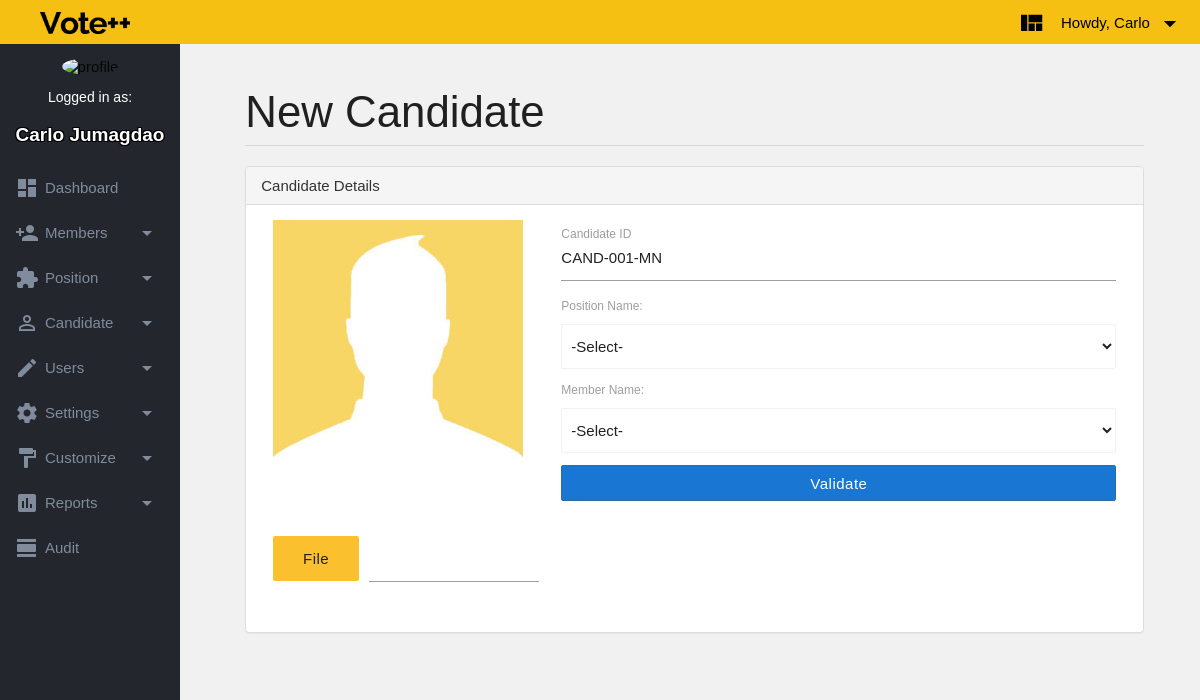
Page /pages/addcandidate.php (signed in) on the earlier database version.
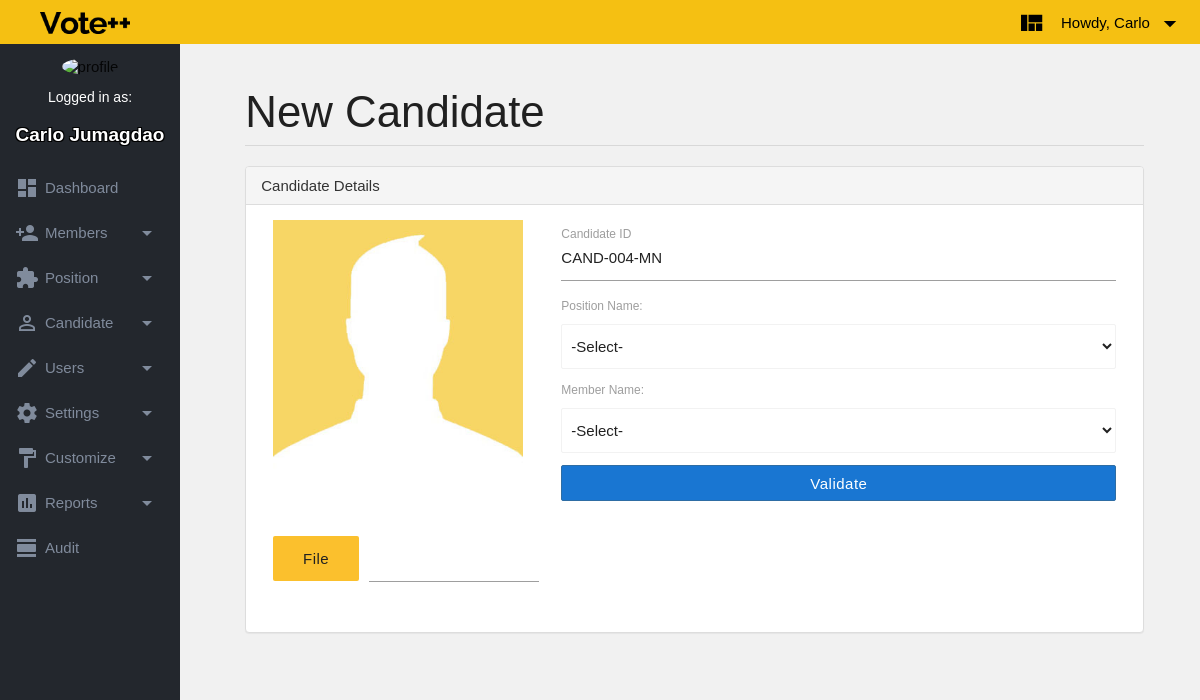
Same page on the later database version.
### tables this page shows
CREATE TABLE `tblCandidate` (
  `strCandId` varchar(45) NOT NULL,
  `strCandMemId` varchar(45) NOT NULL,
  `strCandPosId` varchar(45) NOT NULL,
  `txtPic` tinytext NOT NULL,
  `blDelete` tinyint(1) NOT NULL DEFAULT '0',
  PRIMARY KEY (`strCandMemId`,`strCandPosId`),
  UNIQUE KEY `strCandId_UNIQUE` (`strCandId`),
  KEY `fkCandMem_idx` (`strCandMemId`),
  KEY `fkCandPos_idx` (`strCandPosId`),
  CONSTRAINT `fkCandMem` FOREIGN KEY (`strCandMemId`) REFERENCES `tblMember` (`strMemberId`) ON UPDATE CASCADE,
  CONSTRAINT `fkCandPos` FOREIGN KEY (`strCandPosId`) REFERENCES `tblPosition` (`strPositionId`) ON UPDATE CASCADE
);

### pages/smartcounter.php (called while the page is built, shortened)
<?php
function smartcounter($strLatestCode){
	$chNumValue = str_split($strLatestCode);
	$intStrLength = strlen($strLatestCode);
	$blnProof = 0;
	try {
		for($intCounter = $intStrLength-1; $intCounter > -1; $intCounter--){
			if(is_numeric($chNumValue[$intCounter]) && $chNumValue[$intCounter] != '9'){
				$chNumValue[$intCounter]++;
				$blnProof = 1;
				break;
			} elseif (is_numeric($chNumValue[$intCounter])) {
				$chNumValue[$intCounter] = '0';
			} elseif (!(is_numeric($chNumValue[$intCounter])) && $blnProof == 1) {
				break;
		}
	}
	$strNewCode = implode("", $chNumValue);
	} catch (Exception $e) {
		echo "ERROR:". $e.getMessage();
	}
	return $strNewCode;
}
?>

### pages/addcandidate.tmpl.php (the view, shortened to what this page needs)
<!DOCTYPE html>
<html>
<head>
</head>
<body>
<div id="content">
    <div id="page-wrapper">
        <div class="container-fluid">
            <form method="POST" action="addcandidate.php" enctype="multipart/form-data">
            <div class="row">
                <div class="col s12">
                    <h3 class="page-header">
                        New Candidate
                    </h3>
                </div>
                <div class="col s12">
                    <div class="panel panel-default">
                        <div class="panel-heading" >
                            Candidate Details
                        </div>
                        <div class="panel-body">
                            <div class="row">
                                <div class="col s4">
                                    <div class="card-panel2 tooltipped" data-position="top" data-delay="50" data-tooltip="candidate picture">
                                        <img id="cand-pic" src="../assets/img/Avatar.jpg" width="250px" />
                                    </div>
                                </div>
                                <div class="input-field col s8">
                                    <input id="cand-id" type="text" class="validate" value="<?=$strIncrementedCode?>" name="cand-id">
                                    <label for="cand-id">Candidate ID</label>
                                </div>
                                <div class="col s8">
                                    <label>Position Name:</label>
                                    <select name="pos-code" class="browser-default" onchange="dispPos(this)">
                                    <option value="" disabled selected>-Select-</option>
                                    </select>
                                </div>
                                <div class="col s8">
                                    <label>Member Name:</label>
                                    <select name="mem-code" class="browser-default" onchange="dispMem(this)">
                                        <option value="" disabled selected>-Select-</option>
                                    </select>
                                    <button type="button" class="col s12 btn btn-primary validate  blue darken-2 valcand">Validate</button>
                                </div>
                            </div>
                            <div class="row">
                                <div class="col s4">
                                    <div class="file-field input-field">
                                        <div class="btn waves-effect waves-black tooltipped yellow darken-2 grey-text text-darken-4 " data-position="top" data-delay="50" data-tooltip="choose file">
                                            <span>File</span>
                                        </div>
                                        <div class="file-path-wrapper">
                                            <input class="file-path validate yellow-text text-darken-2" type="text">
                                        </div>
                                    </div>
                                </div>
                            </div>
                        </div>
                    </div>
                </div>
            </div>
            </form>
        </div>
    </div>
</div>
</body>
</html>

Differences in the rows shown:
added tblcandidate: cand-id "CAND-004-MN"
Other differences:
form field cand-id: "CAND-001-MN" → (not shown)
